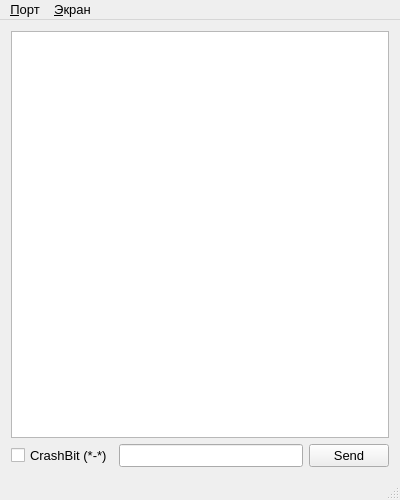
<?xml version="1.0" encoding="UTF-8"?>
<ui version="4.0">
 <class>MainChatWindow</class>
 <widget class="QMainWindow" name="MainChatWindow">
  <property name="geometry">
   <rect>
    <x>0</x>
    <y>0</y>
    <width>400</width>
    <height>500</height>
   </rect>
  </property>
  <property name="font">
   <font>
    <family>Ubuntu</family>
    <pointsize>10</pointsize>
   </font>
  </property>
  <property name="windowTitle">
   <string>ChatCOM</string>
  </property>
  <property name="windowIcon">
   <iconset>
    <normaloff>COM port icon.png</normaloff>COM port icon.png</iconset>
  </property>
  <widget class="QWidget" name="centralWidget">
   <layout class="QGridLayout" name="gridLayout">
    <item row="1" column="0">
     <layout class="QVBoxLayout" name="verticalLayout">
      <item>
       <widget class="QTextBrowser" name="textDisplay"/>
      </item>
      <item>
       <layout class="QHBoxLayout" name="horizontalLayout">
        <item>
         <widget class="QCheckBox" name="checkBox">
          <property name="text">
           <string>CrashBit (*-*)</string>
          </property>
         </widget>
        </item>
        <item>
         <widget class="QLineEdit" name="inputField"/>
        </item>
        <item>
         <widget class="QPushButton" name="sendButton">
          <property name="text">
           <string>Send</string>
          </property>
         </widget>
        </item>
       </layout>
      </item>
     </layout>
    </item>
   </layout>
  </widget>
  <widget class="QMenuBar" name="menuBar">
   <property name="geometry">
    <rect>
     <x>0</x>
     <y>0</y>
     <width>400</width>
     <height>21</height>
    </rect>
   </property>
   <widget class="QMenu" name="mBaudrate">
    <property name="title">
     <string>&amp;Порт</string>
    </property>
    <addaction name="mBaudrateAction"/>
   </widget>
   <widget class="QMenu" name="mDisplay">
    <property name="title">
     <string>&amp;Экран</string>
    </property>
    <addaction name="mDisplayClear"/>
   </widget>
   <addaction name="mBaudrate"/>
   <addaction name="mDisplay"/>
  </widget>
  <widget class="QStatusBar" name="statusBar"/>
  <action name="mBaudrateAction">
   <property name="text">
    <string>&amp;Скорость передачи</string>
   </property>
   <property name="toolTip">
    <string>Изменение скорости передачи</string>
   </property>
   <property name="font">
    <font>
     <family>Ubuntu</family>
     <pointsize>10</pointsize>
    </font>
   </property>
   <property name="shortcut">
    <string>Ctrl+S</string>
   </property>
  </action>
  <action name="mDisplayClear">
   <property name="text">
    <string>&amp;Очистить</string>
   </property>
   <property name="toolTip">
    <string>Очистить поле ввода</string>
   </property>
   <property name="font">
    <font>
     <family>Ubuntu</family>
     <pointsize>10</pointsize>
    </font>
   </property>
   <property name="shortcut">
    <string>Ctrl+L</string>
   </property>
  </action>
 </widget>
 <layoutdefault spacing="6" margin="11"/>
 <resources/>
 <connections/>
</ui>
